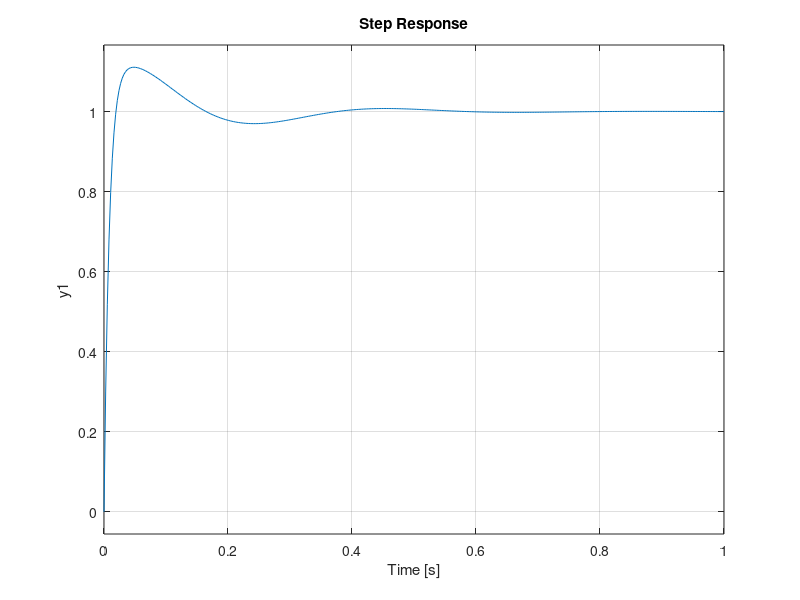
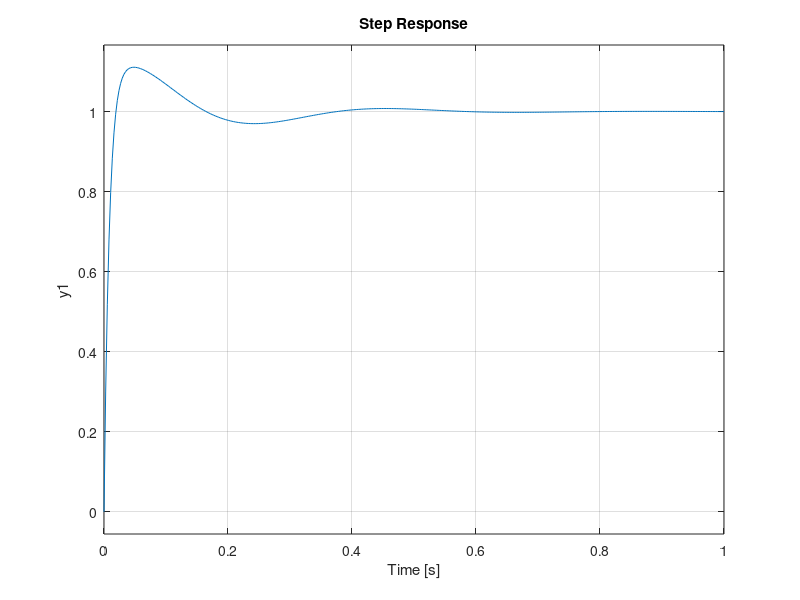

These figures' MATLAB source, in order:
clear
%Datos
K=2652.28/23.04;
p=64.986;
KP=15.5;
tauD1=0.0364;
tauI=0.0578;

tauD2=p/(K*KP);
tauD=tauD1+tauD2;

num=[K*KP*tauD K*KP K*KP/tauI];
den=[1 p+K*KP*tauD1 K*KP K*KP/tauI];
Hf=tf(num,den);
step(Hf)

%%
num=[p+K*KP*tauD1 K*KP K*KP/tauI];
den=[1 p+K*KP*tauD1 K*KP K*KP/tauI];
Hf=tf(num,den);
figure
step(Hf)